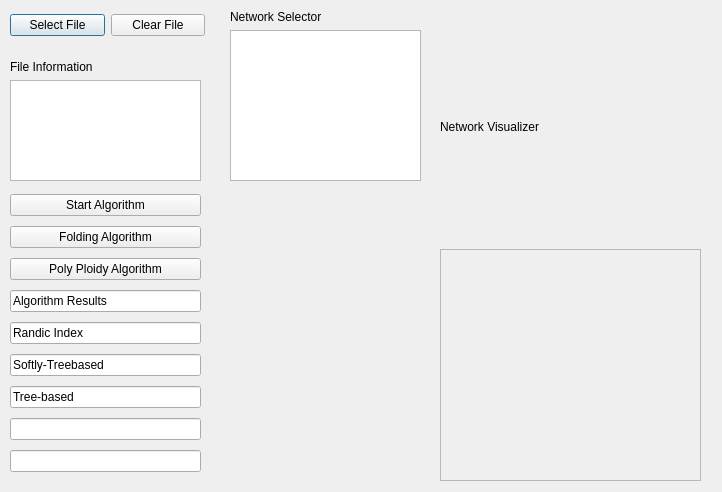
<?xml version="1.0" encoding="UTF-8"?>
<ui version="4.0">
 <class>Dialog</class>
 <widget class="QDialog" name="Dialog">
  <property name="geometry">
   <rect>
    <x>0</x>
    <y>0</y>
    <width>722</width>
    <height>492</height>
   </rect>
  </property>
  <property name="windowTitle">
   <string>Dialog</string>
  </property>
  <widget class="QWidget" name="horizontalLayoutWidget">
   <property name="geometry">
    <rect>
     <x>10</x>
     <y>10</y>
     <width>195</width>
     <height>31</height>
    </rect>
   </property>
   <layout class="QHBoxLayout" name="horizontalLayout">
    <item>
     <widget class="QPushButton" name="pushButton_2">
      <property name="text">
       <string>Select File</string>
      </property>
     </widget>
    </item>
    <item>
     <widget class="QPushButton" name="pushButton">
      <property name="text">
       <string>Clear File</string>
      </property>
     </widget>
    </item>
   </layout>
  </widget>
  <widget class="QWidget" name="verticalLayoutWidget">
   <property name="geometry">
    <rect>
     <x>10</x>
     <y>60</y>
     <width>191</width>
     <height>121</height>
    </rect>
   </property>
   <layout class="QVBoxLayout" name="verticalLayout">
    <item>
     <widget class="QLabel" name="label">
      <property name="text">
       <string>File Information</string>
      </property>
     </widget>
    </item>
    <item>
     <widget class="QTextEdit" name="textEdit"/>
    </item>
   </layout>
  </widget>
  <widget class="QWidget" name="verticalLayoutWidget_2">
   <property name="geometry">
    <rect>
     <x>10</x>
     <y>190</y>
     <width>191</width>
     <height>286</height>
    </rect>
   </property>
   <layout class="QVBoxLayout" name="verticalLayout_2">
    <item>
     <widget class="QPushButton" name="pushButton_3">
      <property name="text">
       <string>Start Algorithm</string>
      </property>
     </widget>
    </item>
    <item>
     <widget class="QPushButton" name="pushButton_4">
      <property name="text">
       <string>Folding Algorithm</string>
      </property>
     </widget>
    </item>
    <item>
     <widget class="QPushButton" name="pushButton_5">
      <property name="text">
       <string>Poly Ploidy Algorithm</string>
      </property>
     </widget>
    </item>
    <item>
     <widget class="QLineEdit" name="lineEdit_2">
      <property name="text">
       <string>Algorithm Results</string>
      </property>
     </widget>
    </item>
    <item>
     <widget class="QLineEdit" name="lineEdit">
      <property name="text">
       <string>Randic Index</string>
      </property>
     </widget>
    </item>
    <item>
     <widget class="QLineEdit" name="lineEdit_3">
      <property name="text">
       <string>Softly-Treebased</string>
      </property>
     </widget>
    </item>
    <item>
     <widget class="QLineEdit" name="lineEdit_4">
      <property name="text">
       <string>Tree-based</string>
      </property>
     </widget>
    </item>
    <item>
     <widget class="QLineEdit" name="lineEdit_5"/>
    </item>
    <item>
     <widget class="QLineEdit" name="lineEdit_6"/>
    </item>
   </layout>
  </widget>
  <widget class="QWidget" name="verticalLayoutWidget_3">
   <property name="geometry">
    <rect>
     <x>230</x>
     <y>10</y>
     <width>191</width>
     <height>171</height>
    </rect>
   </property>
   <layout class="QVBoxLayout" name="verticalLayout_3">
    <item>
     <widget class="QLabel" name="label_2">
      <property name="text">
       <string>Network Selector</string>
      </property>
     </widget>
    </item>
    <item>
     <widget class="QTableView" name="NetworkTableView"/>
    </item>
   </layout>
  </widget>
  <widget class="QWidget" name="verticalLayoutWidget_4">
   <property name="geometry">
    <rect>
     <x>440</x>
     <y>10</y>
     <width>261</width>
     <height>471</height>
    </rect>
   </property>
   <layout class="QVBoxLayout" name="verticalLayout_4">
    <item>
     <widget class="QLabel" name="label_3">
      <property name="text">
       <string>Network Visualizer</string>
      </property>
     </widget>
    </item>
    <item>
     <widget class="QFrame" name="frame">
      <property name="frameShape">
       <enum>QFrame::StyledPanel</enum>
      </property>
      <property name="frameShadow">
       <enum>QFrame::Raised</enum>
      </property>
     </widget>
    </item>
   </layout>
  </widget>
 </widget>
 <resources/>
 <connections/>
</ui>
